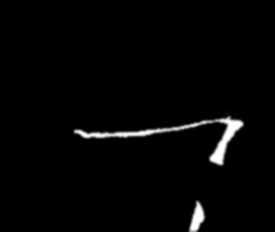
#> input picture nouveau_dossier_test/ST_Sup_Pli.png_35.png, 275 x 232 px, given as the content of the folder DATASET_Sujet2/Defaut, which was not available
$ python createUnknownData.py
#> lines starting #> are read from the running program, lines starting #| are printed output that depends on the picture; pictures that were not available may be replaced by others from this repository, and a replacement may not be noted
import os
import shutil
import cv2
import numpy as np
import random

shutil.rmtree('nouveau_dossier_test')

# Chemins des dossiers contenant les images
chemin_defaut = 'DATASET_Sujet2/Defaut'
chemin_sans_defaut = 'DATASET_Sujet2/Sans_Defaut'

# Chemin du nouveau dossier de test
chemin_nouveau_dossier_test = 'nouveau_dossier_test'

# Nombre maximal d'images à sélectionner au hasard
nb_max_images = 50

# Création du nouveau dossier de test s'il n'existe pas déjà
if not os.path.exists(chemin_nouveau_dossier_test):
    os.makedirs(chemin_nouveau_dossier_test)

# Fonction pour copier un nombre maximal d'images au hasard d'un dossier source vers le nouveau dossier de test avec des transformations
def copier_images_avec_transformation(source, destination, nb_max):
    # Liste des noms de fichiers dans le dossier source
#> called with source = 'DATASET_Sujet2/Defaut', destination = 'nouveau_dossier_test', nb_max = 50
    fichiers = os.listdir(source)
    # Mélanger la liste de noms de fichiers de manière aléatoire
    random.shuffle(fichiers)
    # Sélectionner les nb_max premiers fichiers
    fichiers_selectionnes = fichiers[:nb_max]
    for filename in fichiers_selectionnes:
        # Lire l'image
        image = cv2.imread(os.path.join(source, filename))
#> image is the input picture: shape (232, 275, 3); min 0, max 255, mean 5.2
        if image is not None:
            angle = random.randint(-10, 10)
            hauteur, largeur = image.shape[:2]
#> hauteur = 232; largeur = 275
            rotation_matrix = cv2.getRotationMatrix2D((largeur / 2, hauteur / 2), angle, 1)
            image_rotate = cv2.warpAffine(image, rotation_matrix, (largeur, hauteur))
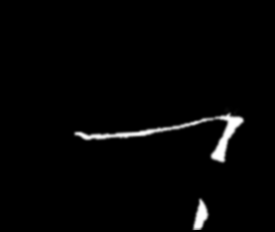
#> image_rotate: shape (232, 275, 3); min 0, max 255, mean 5.2

            blur_val = random.randint(0,4) * 2 + 1
            image_blur = cv2.GaussianBlur(image_rotate, (blur_val, blur_val), 0)

            cv2.imwrite(os.path.join(destination, filename), image_blur)

copier_images_avec_transformation(chemin_defaut, chemin_nouveau_dossier_test, nb_max_images)
copier_images_avec_transformation(chemin_sans_defaut, chemin_nouveau_dossier_test, nb_max_images)
#> call 2 of copier_images_avec_transformation, with source = 'DATASET_Sujet2/Sans_Defaut', destination = 'nouveau_dossier_test', nb_max = 50
#> in copier_images_avec_transformation (call 2), `image_rotate = cv2.warpAffine(image, rotation_matrix, (largeur, hauteu..`:
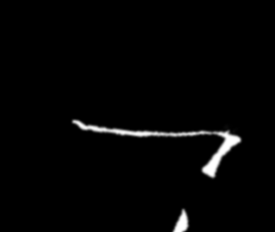
#> image_rotate: shape (232, 275, 3); min 0, max 255, mean 5

print("Images copiées avec succès vers le nouveau dossier de test avec des transformations.")

$ run again, on nouveau_dossier_test/image_103_SL.png_19.png
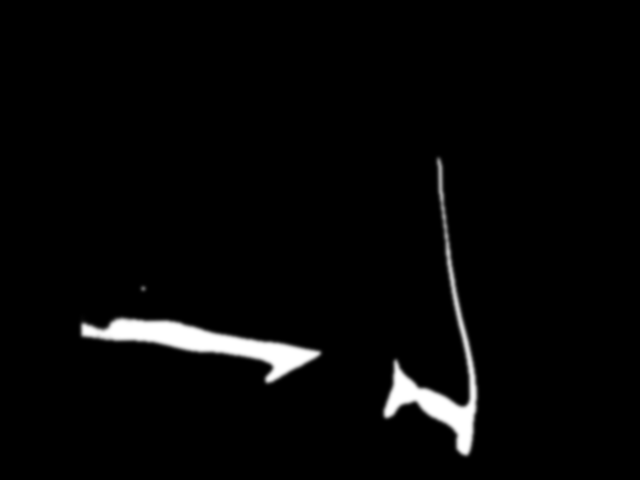
#> input picture nouveau_dossier_test/image_103_SL.png_19.png, 640 x 480 px, given as the content of the folder DATASET_Sujet2/Defaut, which was not available
#> in copier_images_avec_transformation, image is the input picture: shape (480, 640, 3); min 0, max 255, mean 7.1
#> in copier_images_avec_transformation, `image_rotate = cv2.warpAffine(image, rotation_matrix, (largeur, hauteu..`:
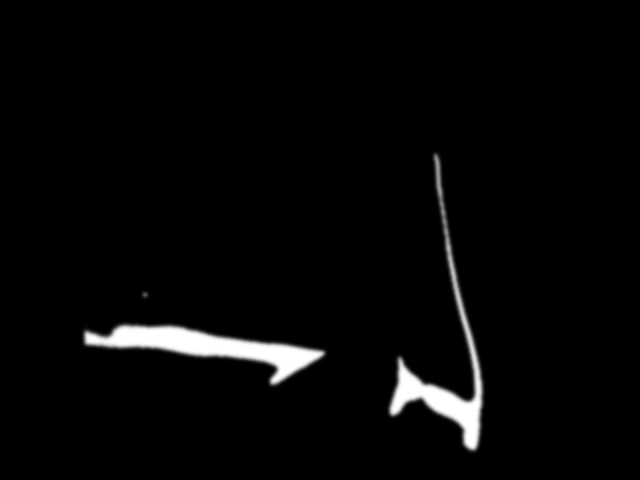
#> image_rotate: shape (480, 640, 3); min 0, max 255, mean 7.1
#> in copier_images_avec_transformation (call 2), `image_rotate = cv2.warpAffine(image, rotation_matrix, (largeur, hauteu..`:
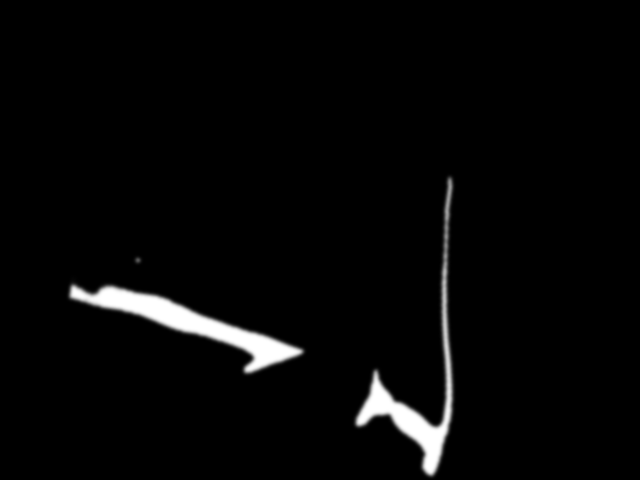
#> image_rotate: shape (480, 640, 3); min 0, max 255, mean 7.1

$ run again, on nouveau_dossier_test/image_105_SL.png_34.png
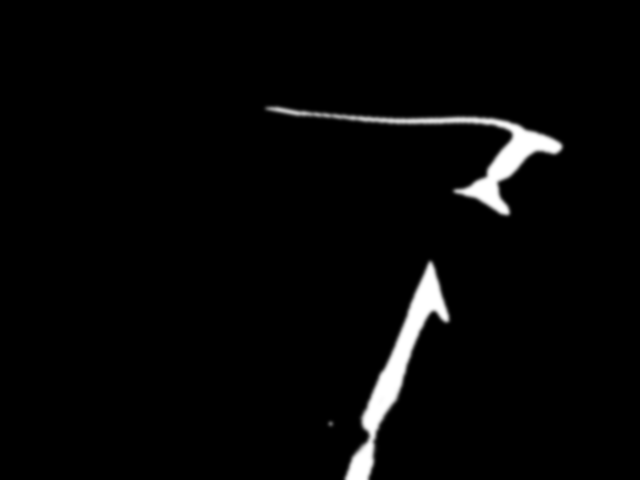
#> input picture nouveau_dossier_test/image_105_SL.png_34.png, 640 x 480 px, given as the content of the folder DATASET_Sujet2/Defaut, which was not available
#> in copier_images_avec_transformation, image is the input picture: shape (480, 640, 3); min 0, max 255, mean 6.9
#> in copier_images_avec_transformation, `image_rotate = cv2.warpAffine(image, rotation_matrix, (largeur, hauteu..`:
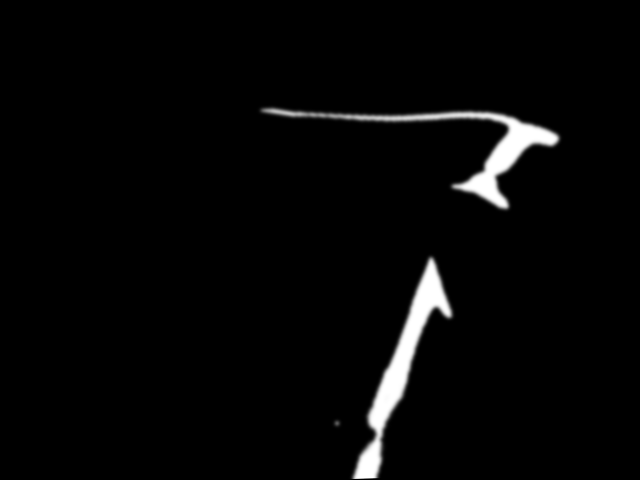
#> image_rotate: shape (480, 640, 3); min 0, max 255, mean 6.9
#> in copier_images_avec_transformation (call 2), `image_rotate = cv2.warpAffine(image, rotation_matrix, (largeur, hauteu..`:
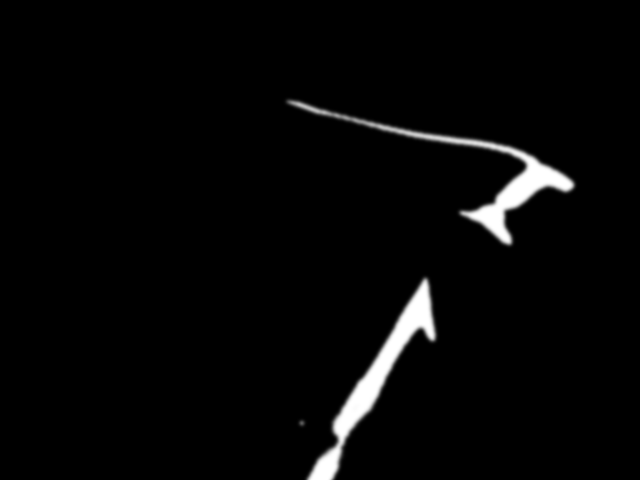
#> image_rotate: shape (480, 640, 3); min 0, max 255, mean 6.9

$ run again, on nouveau_dossier_test/image_105_SL.png_56.png
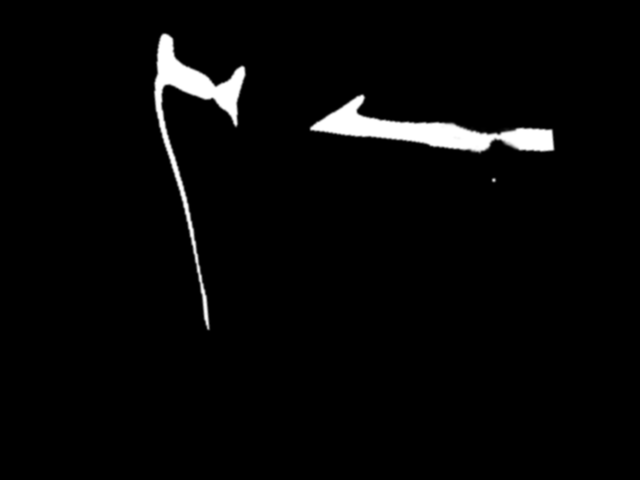
#> input picture nouveau_dossier_test/image_105_SL.png_56.png, 640 x 480 px, given as the content of the folder DATASET_Sujet2/Defaut, which was not available
#> in copier_images_avec_transformation, image is the input picture: shape (480, 640, 3); min 0, max 255, mean 7.2
#> in copier_images_avec_transformation, `image_rotate = cv2.warpAffine(image, rotation_matrix, (largeur, hauteu..`:
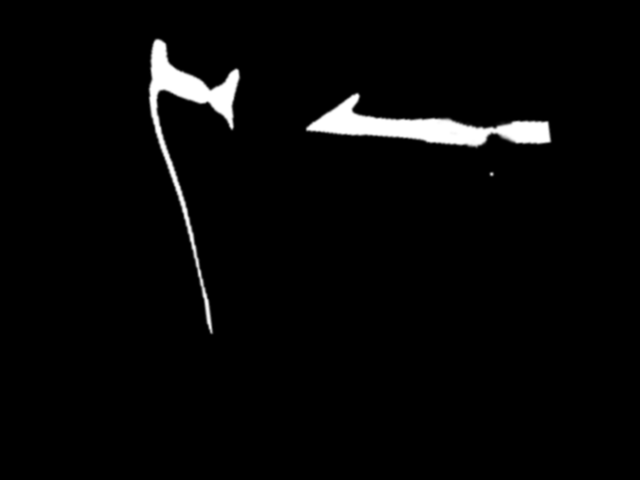
#> image_rotate: shape (480, 640, 3); min 0, max 255, mean 7.2
#> in copier_images_avec_transformation (call 2), `image_rotate = cv2.warpAffine(image, rotation_matrix, (largeur, hauteu..`:
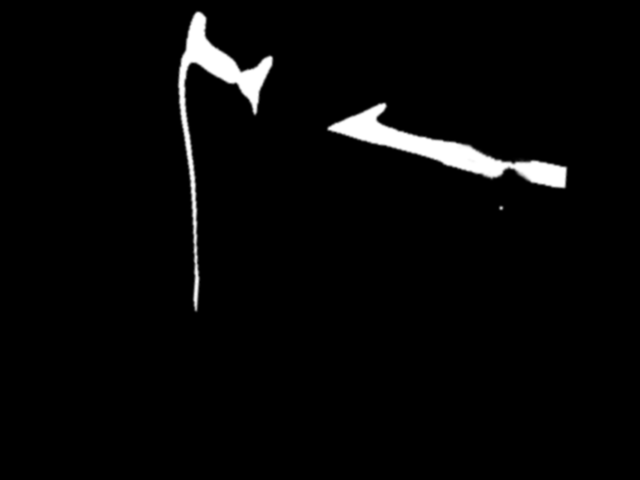
#> image_rotate: shape (480, 640, 3); min 0, max 255, mean 7.2
